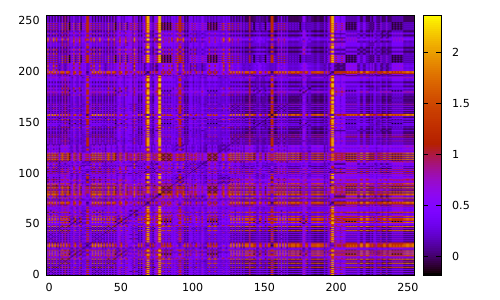

Source code (gnuplot):
set terminal pdf color
set output 'vouw-gnuplottex-fig4.pdf'
    unset key
set autoscale xfix
set autoscale yfix
set autoscale cbfix
plot '3.2.cluster.txt' matrix nonuniform with image
